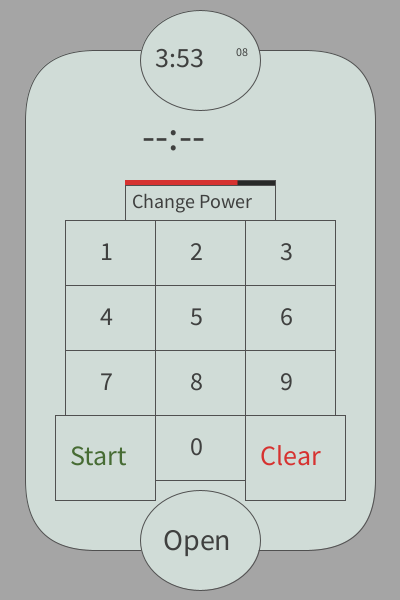
Frame 1 (no input)
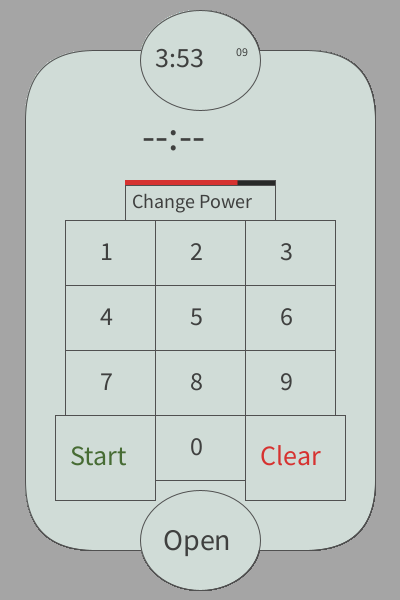
Frame 60 (the mouse pressed at the canvas centre just before this capture)
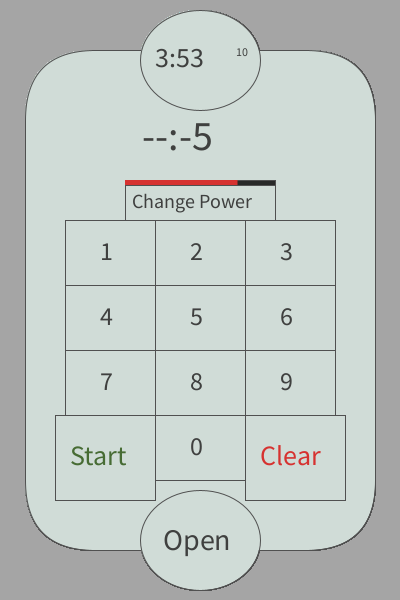
Frame 120 (the mouse held since frame 60 and released just before this capture)

The Processing sketch that drew these frames (run headless with seeded random() and noise(); from frame 60 on, the mouse is pressed at the canvas centre):

// Processing sketch: p1_NicholasCleaver
// ── p1_NicholasCleaver.pde
void setup(){
  size(400, 600);
  background(165);
}

// COLORS:
// Main Background: (208, 220, 215)
// Text: (63, 64, 63)
// Red (214, 50, 48)
// Green (71, 108, 52)
// Yellow (254, 165, 32)
// Blue (56, 112, 168)

// ----------------------------------------------------------------------------------------

String State = "home";
float Power = 75;
String Input = "--:--";
String Percent = "--";
int Timer_base = 0;
int Timer_total = 0;
float progress = 0;
int Seconds = 0;
int Minutes = 0;

// ----------------------------------------------------------------------------------------

void draw(){
  if (State.equals("home")){
    draw_home();
  }
  else if (State.equals("Power")){
    draw_power();
  }
  else if (State.equals("Timer")){
    draw_timer();
  }
}

// ----------------------------------------------------------------------------------------

void draw_home(){
  draw_main_frame();
  draw_home_screen();
}

void draw_power(){
  draw_main_frame();
  draw_power_screen();
}

void draw_timer(){
  draw_main_frame();
  draw_timer_screen();
}

// ----------------------------------------------------------------------------------------

void draw_main_frame(){
  // Shapes
  stroke(80);
  fill(208, 220, 215);
  rect(25, 50, 350, 500, 70);
  ellipse(200, 60, 120, 100);
  ellipse(200, 540, 120, 100);
  
  // Text
  fill(63, 64, 63);
  textSize(30);
  text("Open", 163, 550);
  
  // Modular
  int h = hour();
  int m = minute();
  int s = second();
  String time;
  String seconds;
  if (s < 10){
    seconds = "0" + str(s);
  }
  else{
    seconds = str(s);
  }
  if (m < 10) {
    time = str(h) + ":0" + str(m);
  }
  else{
    time = str(h) + ":" + str(m);
  }
  
  textSize(28);
  text(time, 155, 67);
  textSize(12);
  text(seconds, 236, 56);
}

// ----------------------------------------------------------------------------------------

void draw_timer_screen(){
  String min_display = "";
  String sec_display = "";
  int width = 0;
  int time = millis();
  if (time - Timer_base >= 1000){
    if (Seconds > 0){
      Seconds--;
    }
    else if (Minutes > 0){
      Minutes--;
      Seconds = 59;
    }
    else{
      progress = -1;
      State = "home";
    }
    Timer_base = time;
    progress++;
  }
  
  if (Minutes < 10){
    min_display = "0" + str(Minutes);
  }
  else{
    min_display = str(Minutes);
  }
  if (Seconds < 10){
    sec_display = "0" + str(Seconds);
  }
  else{
    sec_display = str(Seconds);
  }
  fill(40, 41, 40);
  rect(50, 195, 300, 20); //progress bar
  width = int((progress / Timer_total) * 300);
  if (width > 300){
    width = 300;
  }
  fill(71, 108, 52);
  rect(50, 195, width, 20); //progress bar green part
  fill(208, 220, 215);
  rect(75, 230, 250, 80); //cancel
  
  fill(208, 220, 215);
  rect(55, 340, 130, 60); //+10 sec
  rect(215, 340, 130, 60); // +30 sec
  rect(55, 420, 290, 60); // +1 min
  
  // Text
  fill(63, 64, 63);
  //numbers
  textSize(18);
  text("+10 Seconds", 62, 377);
  text("+30 Seconds", 222, 377);
  textSize(20);
  text("+1 Minute", 145, 458);
  textSize(75);
  text(min_display + ":" + sec_display, 100, 175);
  textSize(40);
  fill(214, 50, 48);
  text("Cancel", 135, 280);
}

// ----------------------------------------------------------------------------------------

void draw_power_screen(){
  // Shapes
  stroke(80);
  fill(208, 220, 215);
  rect(65, 220, 270, 195); //main box
  //lines for seperation
  line(155, 220, 155, 415); //left vertical
  line(245, 220, 245, 415); //right vertical
  line(65, 285, 335, 285); //top horizontal
  line(65, 350, 335, 350); //second horizontal
  line(155, 480, 245, 480); //bottom horizontal
  rect(55, 415, 100, 85); // save
  rect(245, 415, 100, 85); // clear
  rect(40, 165, 80, 45); // cancel
  
  // Text
  fill(63, 64, 63);
  //numbers
  textSize(26);
  text("1", 100, 260);
  text("2", 190, 260);
  text("3", 280, 260);
  text("4", 100, 325);
  text("5", 190, 325);
  text("6", 280, 325);
  text("7", 100, 390);
  text("8", 190, 390);
  text("9", 280, 390);
  text("0", 190, 455);
  //percent
  textSize(40);
  if (Percent.equals("100")){
    text(Percent + " %", 148, 185);
  }
  else {
    text(Percent + " %", 168, 185);
  }
  //misc.
  textSize(26);
  text("Enter Power:", 135, 140);
  textSize(16);
  text("Current: " + str(int(Power)) + "%", 157, 210);
  textSize(28);
  fill(71, 108, 52);
  text("Save", 74, 465);
  fill(214, 50, 48);
  text("Clear", 260, 465);
  textSize(16);
  text("Cancel", 55, 193);
  
  // Modular 
}

// ----------------------------------------------------------------------------------------

void draw_home_screen(){
  // Shapes
  stroke(80);
  fill(208, 220, 215);
  rect(65, 220, 270, 195); //main box
  rect(125, 185, 150, 35); //change power box
  fill(40, 41, 40);
  rect(125, 180, 150, 5); //power indicator
  fill(208, 220, 215);
  //lines for seperation
  line(155, 220, 155, 415); //left vertical
  line(245, 220, 245, 415); //right vertical
  line(65, 285, 335, 285); //top horizontal
  line(65, 350, 335, 350); //second horizontal
  line(155, 480, 245, 480); //bottom horizontal
  rect(55, 415, 100, 85); // start
  rect(245, 415, 100, 85); // clear
  
  // Text
  fill(63, 64, 63);
  //power
  textSize(20);
  text("Change Power", 132, 208);
  //numbers
  textSize(26);
  text("1", 100, 260);
  text("2", 190, 260);
  text("3", 280, 260);
  text("4", 100, 325);
  text("5", 190, 325);
  text("6", 280, 325);
  text("7", 100, 390);
  text("8", 190, 390);
  text("9", 280, 390);
  text("0", 190, 455);
  //start & stop
  textSize(28);
  fill(71, 108, 52);
  text("Start", 70, 465);
  fill(214, 50, 48);
  text("Clear", 260, 465);
  //input
  fill(63, 64, 63);
  textSize(42);
  text(Input, 142, 150);
  
  // Modular
  //power
  if(Power >= 67){
    fill(214, 50, 48);
  }
  else if(Power >= 33){
    fill(254, 165, 32);
  }
  else{
    fill(56, 112, 168);
  }
  float x_dist = (Power / 100) * 150;
  noStroke();
  rect(125, 180, x_dist, 5);  
}

// ----------------------------------------------------------------------------------------

void mousePressed(){
  int temp = -1; //holds a code for what action to do based on where the screen was pressed
  if (State.equals("home")){
    if(mouseX >= 65 && mouseX < 155 && mouseY >= 220 && mouseY < 285){ //1
      temp = 1;
    }
    else if (mouseX >= 155 && mouseX < 245 && mouseY >= 220 && mouseY < 285){ //2
      temp = 2;
    }
    else if (mouseX >= 245 && mouseX < 335 && mouseY >= 220 && mouseY < 285){ //3
      temp = 3;
    }
    else if (mouseX >= 64 && mouseX < 155 && mouseY >= 285 && mouseY < 350){ //4
      temp = 4;
    }
    else if (mouseX >= 155 && mouseX < 245 && mouseY >= 285 && mouseY < 350){ //5
      temp = 5;
    }
    else if (mouseX >= 245 && mouseX < 335 && mouseY >= 285 && mouseY < 350){ //6 
      temp = 6;
    }
    else if (mouseX >= 64 && mouseX < 155 && mouseY >= 350 && mouseY < 415){ //7
      temp = 7;
    }
    else if (mouseX >= 155 && mouseX < 245 && mouseY >= 350 && mouseY < 415){ //8
      temp = 8;
    }
    else if (mouseX >= 245 && mouseX < 335 && mouseY >= 350 && mouseY < 415){ //9
      temp = 9;
    }
    else if (mouseX >= 155 && mouseX < 245 && mouseY >= 415 && mouseY < 480){ //0
      temp = 0;
    }
    else if (mouseX >= 55 && mouseX < 155 && mouseY >= 415 && mouseY < 500){ //start
      if (Input.startsWith("--:--")) {
        Seconds = 0;
        Minutes = 0;
      }
      else if (Input.startsWith("--:-")) {
        Seconds = int(("" + Input.charAt(4)));
        Minutes = 0;
      }
      else if (Input.startsWith("--:")) {
        Input = "" + Input.charAt(3) + Input.charAt(4);
        Seconds = int(Input);
        Minutes = 0;
      }
      else if (Input.startsWith("-")) {
        Minutes = int(("" + Input.charAt(1)));
        Input = "" + Input.charAt(3) + Input.charAt(4);
        Seconds = int(Input);
      }
      else{
        Minutes = int(("" + Input.charAt(0) + Input.charAt(1)));
        Input = "" + Input.charAt(3) + Input.charAt(4);
        Seconds = int(Input);
      }
      Input = "--:--";
      Timer_base = millis();
      Timer_total = (60 * Minutes) + Seconds;
      State = "Timer";
    }
    else if (mouseX >= 245 && mouseX < 345 && mouseY >= 415 && mouseY < 500){ //clear
      Input = "--:--";
    }
    else if (mouseX >= 125 && mouseX < 275 && mouseY >= 185 && mouseY < 220){ //change power
      State = "Power";
    }
    if(temp >= 0 && temp <= 9){ // number was entered
      if (Input.equals("--:--") && temp == 0){
        Input = "--:--";
      }
      else if (Input.startsWith("--:--")) {
        Input = "--:-" + str(temp);
      }
      else if (Input.startsWith("--:-")) {
        Input = "--:" + Input.charAt(4) + str(temp);
      }
      else if (Input.startsWith("--:")) {
        Input = "-" + Input.charAt(3) + ":" + Input.charAt(4) + str(temp);
      }
      else if (Input.startsWith("-")) {
        Input = "" + Input.charAt(1) + Input.charAt(3) + ":" + Input.charAt(4) + str(temp);
      }
    }
  }
  else if (State.equals("Power")){
    if(mouseX >= 65 && mouseX < 155 && mouseY >= 220 && mouseY < 285){ //1
      temp = 1;
    }
    else if (mouseX >= 155 && mouseX < 245 && mouseY >= 220 && mouseY < 285){ //2
      temp = 2;
    }
    else if (mouseX >= 245 && mouseX < 335 && mouseY >= 220 && mouseY < 285){ //3
      temp = 3;
    }
    else if (mouseX >= 64 && mouseX < 155 && mouseY >= 285 && mouseY < 350){ //4
      temp = 4;
    }
    else if (mouseX >= 155 && mouseX < 245 && mouseY >= 285 && mouseY < 350){ //5
      temp = 5;
    }
    else if (mouseX >= 245 && mouseX < 335 && mouseY >= 285 && mouseY < 350){ //6 
      temp = 6;
    }
    else if (mouseX >= 64 && mouseX < 155 && mouseY >= 350 && mouseY < 415){ //7
      temp = 7;
    }
    else if (mouseX >= 155 && mouseX < 245 && mouseY >= 350 && mouseY < 415){ //8
      temp = 8;
    }
    else if (mouseX >= 245 && mouseX < 335 && mouseY >= 350 && mouseY < 415){ //9
      temp = 9;
    }
    else if (mouseX >= 155 && mouseX < 245 && mouseY >= 415 && mouseY < 480){ //0
      temp = 0;
    }
    else if (mouseX >= 55 && mouseX < 155 && mouseY >= 415 && mouseY < 500){ //save
      if (Percent.startsWith("--")) {
        Percent = "--";
        State = "home";
      }
      else if (Percent.startsWith("-")) {
        Percent = "" + Percent.charAt(1);
        Power = int(Percent);
        Percent = "--";
        State = "home";
      }
      else {
        Power = int(Percent);
        Percent = "--";
        State = "home";
      }
    }
    else if (mouseX >= 245 && mouseX < 345 && mouseY >= 415 && mouseY < 500){ //clear
      Percent = "--";
    }
    else if (mouseX >= 40 && mouseX < 120 && mouseY >= 165 && mouseY < 210){ //cancel
      Percent = "--";
      State = "home";
    }
    if(temp >= 0 && temp <= 9){ // number was entered
      if (Percent.startsWith("--") && temp != 0) {
        Percent = "-" + str(temp);
      }
      else if (Percent.startsWith("-")) {
        Percent = "" + Percent.charAt(1) + str(temp);
      }
      else if (Percent.startsWith("10") && temp == 0){
        Percent = "100";
      }
    }
  }
  else if (State.equals("Timer")){
    if (mouseX >= 75 && mouseX < 325 && mouseY >= 230 && mouseY < 310){ //cancel
      progress = 0;
      State = "home";
    }
    else if (mouseX >= 55 && mouseX < 185 && mouseY >= 340 && mouseY < 400){ // +10 sec
      if (Minutes < 99){
        Timer_total += 10;
        if (Seconds < 50){
          Seconds += 10;
        }
        else{
          Minutes += 1;
          Seconds -= 50;
        }
      }
    }
    else if (mouseX >= 215 && mouseX < 345 && mouseY >= 340 && mouseY < 400){ // +30 sec
      if(Minutes < 99){
        Timer_total += 30;
        if (Seconds < 30){
          Seconds += 30;
        }
        else{
          Minutes += 1;
          Seconds -= 30;
        }
      }
    }
    else if (mouseX >= 55 && mouseX < 345 && mouseY >= 420 && mouseY < 480){ // +1 min
      Timer_total += 60;
      if (Minutes < 99){
        Minutes += 1;
      }
    }
  }
}
